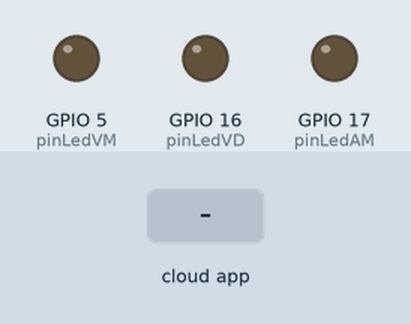
This program was run on a simulated ESP32. Shown: output pins drawn as LEDs (lit = HIGH). The inputs (shaded band) are chosen by the test bench. WiFi joins after 1.5 s; servers stay silent unless stated; what the program prints to the serial monitor is not drawn.

Above: at 4.7 s.
4.8 s: the phone or cloud app sets Led.vermelho to 255
At 5.7 s:
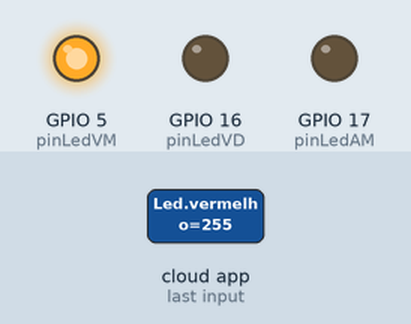
6.3 s: the phone or cloud app sets Led.vermelho to 0
At 6.8 s:
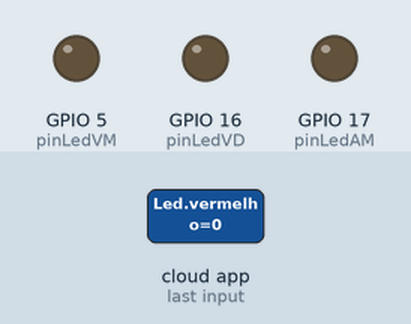
Timing chart, 0 to 9.3 s (numbered marks = the images above; inputs shaded):
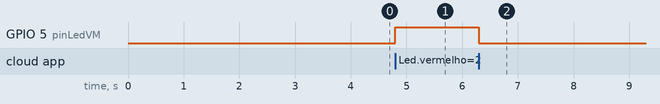

Measured:
- after the input at 4.8 s, GPIO 5 (pinLedVM): LOW → HIGH at once
- after the input at 6.3 s, GPIO 5 (pinLedVM): HIGH → LOW at once

The program:

main.cpp
```cpp
#include <Arduino.h>
#include <Espalexa.h>
#include <WiFi.h>

int const pinLedVM = 5;
int const pinLedAM = 17;
int const pinLedVD = 16;

const char* ssid =  "LOVE QUINN"; //"SALA_605";
const char* password = "ruanzin1"; //"sen@i602";

//WebServer server(80);
Espalexa espalexa;
//------------------------------------------
//Comando processados = "Led vermelho"
//------------------------------------------
String Dispositivo01 = "Led vermelho";


//PROTÓTIPOS DE FUNÇÕES
void limparTerminal();
void inicializarWiFi();
void inicializarAlexa();
void ligarLedVM(uint8_t brilho);


//------------------------------------------
//------------------------------------------
void setup() {
  Serial.begin(921600);

  pinMode(pinLedVM, OUTPUT);
  pinMode(pinLedAM, OUTPUT);
  pinMode(pinLedVD, OUTPUT);

  //digitalWrite(pinLedVM, HIGH);
  //digitalWrite(pinLedAM, HIGH);
  //digitalWrite(pinLedVD, HIGH);

  // Tempo para que eu possa abrir a janela do Monitor
  delay(2000);

  limparTerminal();

  // Conecta-se ao WI-FI
  inicializarWiFi();

//Conecta a Alexa
  inicializarAlexa();
}

//------------------------------------------
//------------------------------------------
void loop() {
  espalexa.loop();
  delay(1);
}

//------------------------------------------
//------------------------------------------
void limparTerminal(){
  Serial.write(27);       // Comando ESC
  Serial.print("[2J");    // Comando clear screen
  Serial.write(27);
  Serial.print("[H");     // Comando cursor to home
}

//------------------------------------------
//------------------------------------------
void inicializarWiFi(){
  // Configurando como "Modo Estação"
  WiFi.mode(WIFI_STA);

  // Conecta o ESP32 à rede WI-FI
  WiFi.begin(ssid, password);

   // A conexão pode levar algum tempo
  Serial.print("Conectando-se ao WiFi: ");

  while (WiFi.status() != WL_CONNECTED) {
    Serial.print('.');
    delay(500);
  }

  Serial.println("WiFi conectado.");
  Serial.print("Endereço IP: http://");
  Serial.println(WiFi.localIP()); // Obtem o IP para o ESP32
}

//----------------------------------------------------
//----------------------------------------------------
void inicializarAlexa(){
 //O parâmetro brilho contém  estado do dispositivo
 // (0: desligado, 255; ligado, 1-254: esmaecido)
 // que será enviado pela Alexa quando a função
 // callbacl() for chamada.

 espalexa.addDevice(Dispositivo01, ligarLedVM);


 espalexa.begin();

}

//----------------------------------------------------
// callback()
//----------------------------------------------------

void ligarLedVM(uint8_t brilho){
  if (brilho ==255)
  {
   digitalWrite(pinLedVM, HIGH);
   Serial.println("Led vermelho: ligado");
  }
  else
  {
   digitalWrite(pinLedVM, LOW);
   Serial.println("Led vermelho: Desligado");
  }
}
```
